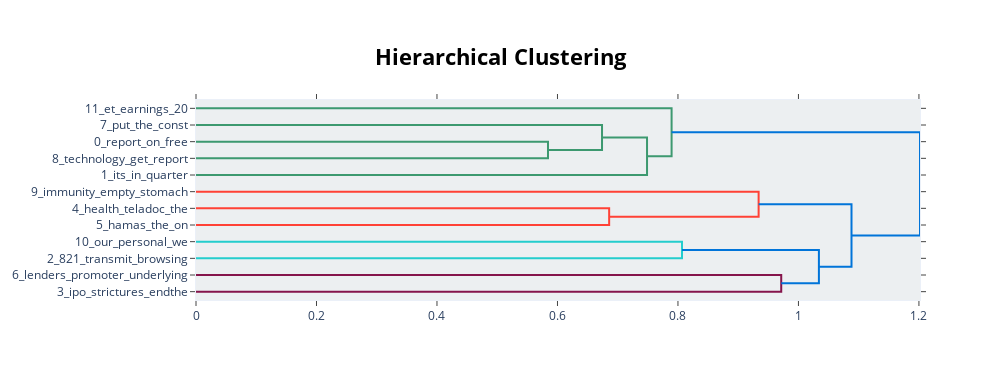

Notebook code for this chart:
### Code cell
# Or, to visualize hierarchical relationships between topics
topic_model.visualize_hierarchy()

### Figure 1 — Plotly figure (JSON) as saved in the notebook; plotly's stock layout.template omitted (floating-point values rounded to 4 significant figures)
{"data": [{"hoverinfo": "text", "marker": {"color": "rgb(61,153,112)"}, "mode": "lines", "type": "scatter", "x": [0, 0.5843, 0.5843, 0], "xaxis": "x", "y": [-25, -25, -35, -35], "yaxis": "y"}, {"hoverinfo": "text", "marker": {"color": "rgb(61,153,112)"}, "mode": "lines", "type": "scatter", "x": [0, 0.674, 0.674, 0.5843], "xaxis": "x", "y": [-15, -15, -30, -30], "yaxis": "y"}, {"hoverinfo": "text", "marker": {"color": "rgb(61,153,112)"}, "mode": "lines", "type": "scatter", "x": [0.674, 0.7487, 0.7487, 0], "xaxis": "x", "y": [-22.5, -22.5, -45, -45], "yaxis": "y"}, {"hoverinfo": "text", "marker": {"color": "rgb(61,153,112)"}, "mode": "lines", "type": "scatter", "x": [0, 0.7894, 0.7894, 0.7487], "xaxis": "x", "y": [-5, -5, -33.75, -33.75], "yaxis": "y"}, {"hoverinfo": "text", "marker": {"color": "rgb(255,65,54)"}, "mode": "lines", "type": "scatter", "x": [0, 0.6858, 0.6858, 0], "xaxis": "x", "y": [-65, -65, -75, -75], "yaxis": "y"}, {"hoverinfo": "text", "marker": {"color": "rgb(255,65,54)"}, "mode": "lines", "type": "scatter", "x": [0, 0.9339, 0.9339, 0.6858], "xaxis": "x", "y": [-55, -55, -70, -70], "yaxis": "y"}, {"hoverinfo": "text", "marker": {"color": "rgb(35,205,205)"}, "mode": "lines", "type": "scatter", "x": [0, 0.8067, 0.8067, 0], "xaxis": "x", "y": [-85, -85, -95, -95], "yaxis": "y"}, {"hoverinfo": "text", "marker": {"color": "rgb(133,20,75)"}, "mode": "lines", "type": "scatter", "x": [0, 0.9714, 0.9714, 0], "xaxis": "x", "y": [-105, -105, -115, -115], "yaxis": "y"}, {"hoverinfo": "text", "marker": {"color": "rgb(0,116,217)"}, "mode": "lines", "type": "scatter", "x": [0.8067, 1.034, 1.034, 0.9714], "xaxis": "x", "y": [-90, -90, -110, -110], "yaxis": "y"}, {"hoverinfo": "text", "marker": {"color": "rgb(0,116,217)"}, "mode": "lines", "type": "scatter", "x": [0.9339, 1.088, 1.088, 1.034], "xaxis": "x", "y": [-62.5, -62.5, -100, -100], "yaxis": "y"}, {"hoverinfo": "text", "marker": {"color": "rgb(0,116,217)"}, "mode": "lines", "type": "scatter", "x": [0.7894, 1.202, 1.202, 1.088], "xaxis": "x", "y": [-19.38, -19.38, -81.25, -81.25], "yaxis": "y"}], "layout": {"autosize": false, "height": 380, "hoverlabel": {"bgcolor": "white", "font": {"family": "Rockwell", "size": 16}}, "hovermode": "closest", "plot_bgcolor": "#ECEFF1", "showlegend": false, "title": {"font": {"color": "Black", "size": 22}, "text": "<b>Hierarchical Clustering</b>", "x": 0.5, "xanchor": "center", "yanchor": "top"}, "width": 1000, "xaxis": {"autorange": true, "mirror": "allticks", "range": [0, 1.202], "rangemode": "tozero", "showgrid": false, "showline": true, "showticklabels": true, "ticks": "outside", "type": "linear", "zeroline": false}, "yaxis": {"mirror": "allticks", "range": [-120, 0], "rangemode": "tozero", "showgrid": false, "showline": true, "showticklabels": true, "tickmode": "array", "ticks": "outside", "ticktext": ["11_et_earnings_20", "7_put_the_const", "0_report_on_free", "8_technology_get_report", "1_its_in_quarter", "9_immunity_empty_stomach", "4_health_teladoc_the", "5_hamas_the_on", "10_our_personal_we", "2_821_transmit_browsing", "6_lenders_promoter_underlying", "3_ipo_strictures_endthe"], "tickvals": [-5, -15, -25, -35, -45, -55, -65, -75, -85, -95, -105, -115], "type": "linear", "zeroline": false}}}
